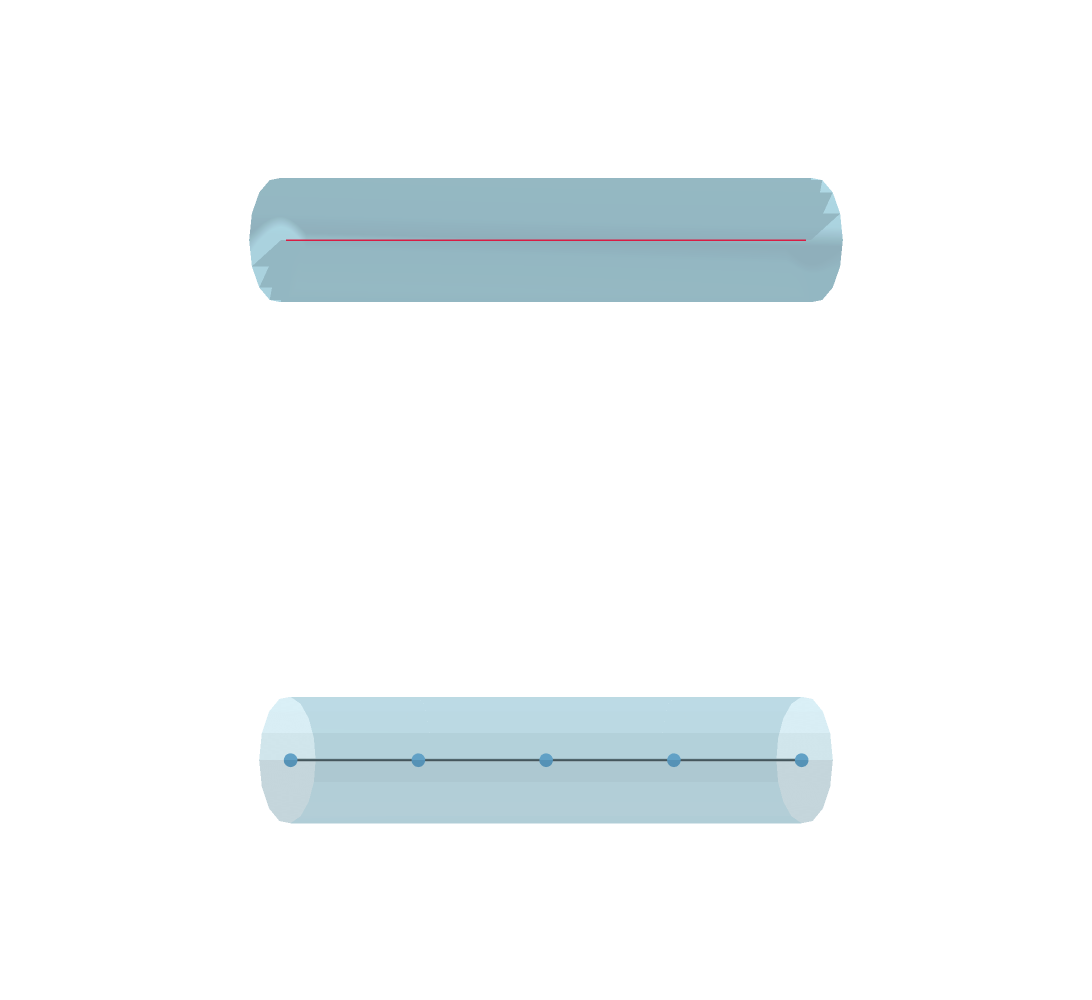

Notebook code for this chart:
### Markdown cell above
## Surface-area normalization

Scale every radius by one factor so the cable surface area matches the mesh.

### Code cell
morph_scaled = morph.copy()
morph_scaled.scale_radii_to_match_mesh(
    mm.mesh, metric="surface_area", account_for_overlaps=False
)
fig = visualize_mesh_cable_3d(
    mm, skeleton, morph_scaled, show_axes=False, camera=camera, show_nodes=True, node_size=8, centroid_line_width=5
)
fig.show()

validator = Validation(mm, skeleton, morph_scaled)
validator.full_validation()
